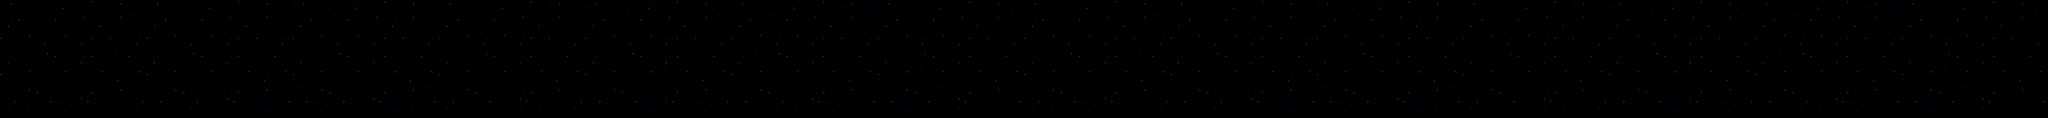

This is a level from a 2D game, rendered from its Tiled map with the project's own tilesets. A one-line summary and the map file follow, with tile-layer data summarised:
An orthogonal 112x8 tile map with 96x78 px tiles, 1 tile layer (Camada de Tiles 1).

<map version="1.0" orientation="orthogonal" width="112" height="8" tilewidth="96" tileheight="78">
 <tileset firstgid="1" name="stars" tilewidth="96" tileheight="78">
  <image source="grad/stars.png" width="768" height="624" />
 </tileset>
 <layer name="Camada de Tiles 1" width="112" height="8">
  <data>[896 cells, 896 non-empty, 64 distinct tile ids]</data>
 </layer>
</map>
